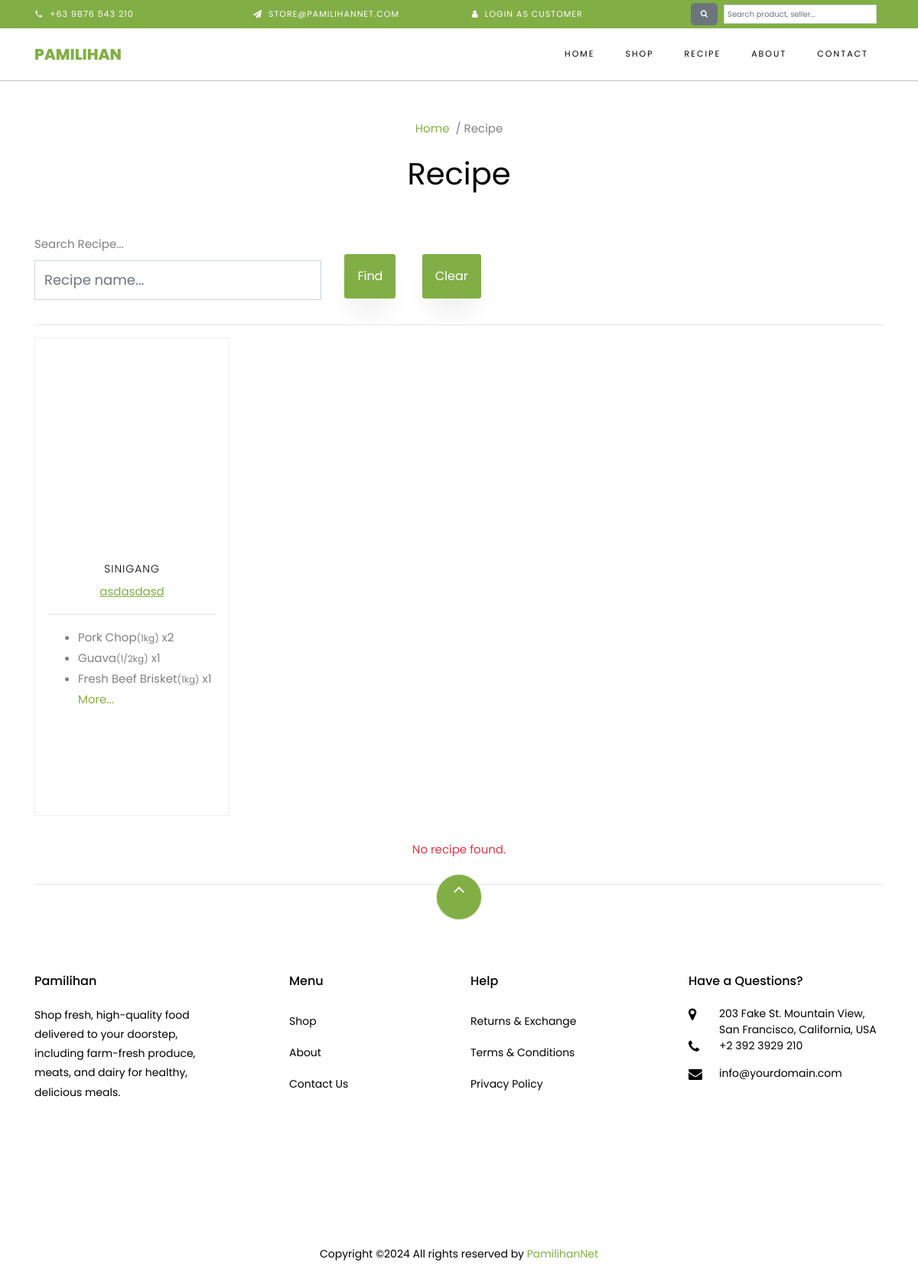
Before: /recipe.php with the older database file.
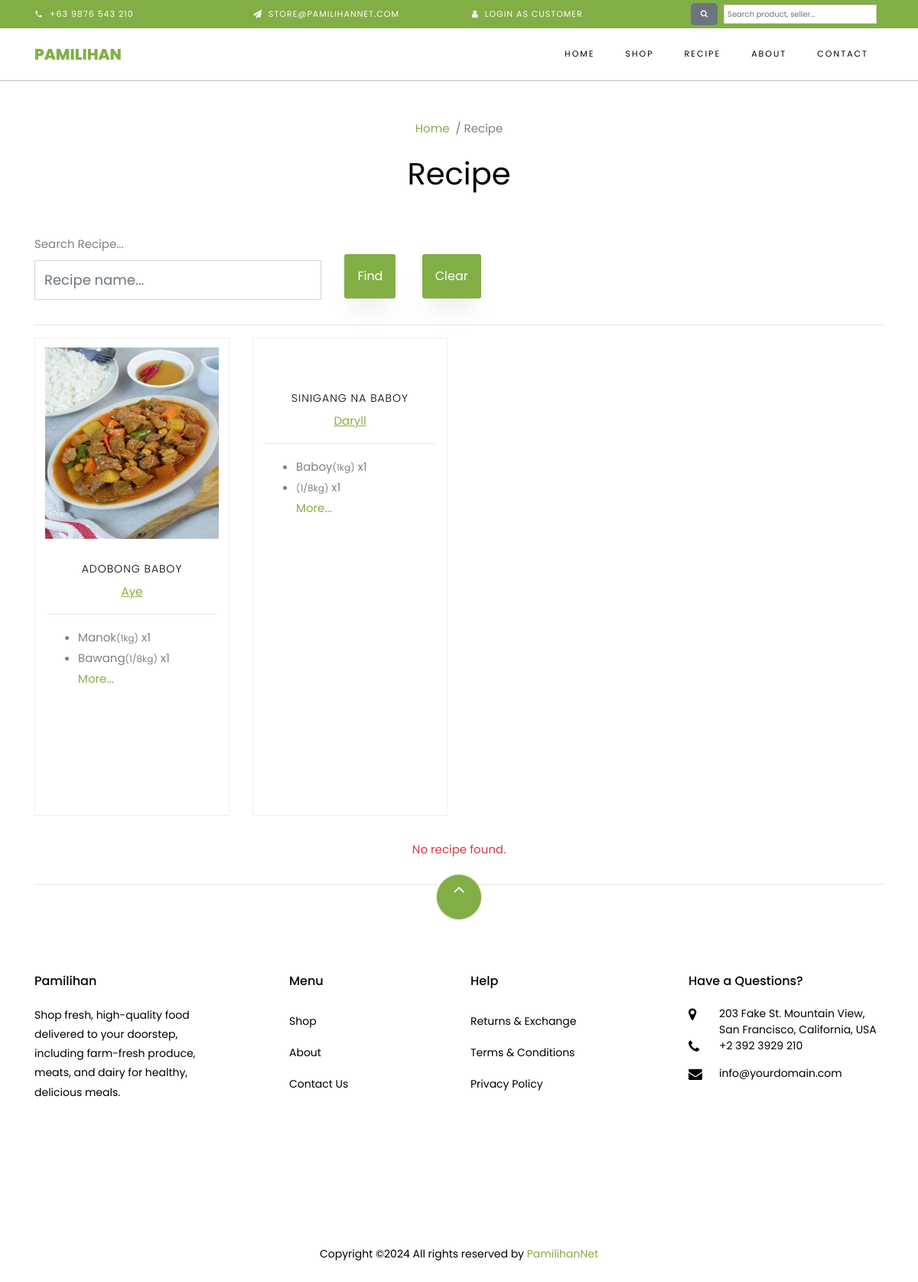
After: the same page with the newer database file.
### tables this page shows
CREATE TABLE `tbl_recipe` (
  `r_id` int(11) NOT NULL,
  `u_id` int(11) NOT NULL,
  `r_name` varchar(255) NOT NULL,
  `r_description` text NOT NULL,
  `r_total_view` varchar(255) NOT NULL,
  `r_featured_photo` varchar(255) NOT NULL,
  `r_is_active` int(11) NOT NULL
);

CREATE TABLE `tbl_seller` (
  `id` int(11) NOT NULL,
  `user_id` int(11) NOT NULL,
  `business_title` varchar(100) NOT NULL,
  `business_name` varchar(200) NOT NULL,
  `business_type` varchar(125) NOT NULL,
  `tin_id` varchar(20) NOT NULL,
  `status` varchar(50) NOT NULL
);

CREATE TABLE `tbl_recipe_product` (
  `id` int(11) NOT NULL,
  `u_id` int(11) NOT NULL COMMENT 'This column is for seller id',
  `r_id` int(11) NOT NULL COMMENT 'This column is for recipe id',
  `p_id` int(11) NOT NULL COMMENT 'This column is for product id',
  `s_id` int(11) NOT NULL COMMENT 'This column is for size id',
  `quantity` int(11) NOT NULL,
  `price` varchar(20) NOT NULL
);

CREATE TABLE `tbl_product` (
  `p_id` int(11) NOT NULL,
  `u_id` int(11) NOT NULL,
  `p_name` varchar(255) NOT NULL,
  `p_retail` varchar(10) NOT NULL,
  `p_wholesale` varchar(10) NOT NULL,
  `p_w_confirm` tinyint(1) NOT NULL,
  `nearly_expiration` int(11) NOT NULL,
  `critical_level` int(11) NOT NULL,
  `stocks_reorder` int(11) NOT NULL,
  `p_old_price` varchar(10) NOT NULL,
  `p_current_price` varchar(10) NOT NULL,
  `p_qty` int(11) NOT NULL,
  `p_featured_photo` varchar(255) NOT NULL,
  `p_description` text NOT NULL,
  `p_short_description` text NOT NULL,
  `p_feature` text NOT NULL,
  `p_condition` text NOT NULL,
  `p_return_policy` text NOT NULL,
  `p_total_view` int(11) NOT NULL,
  `p_is_featured` int(11) NOT NULL,
  `p_is_active` int(11) NOT NULL,
  `ecat_id` int(11) NOT NULL
);

CREATE TABLE `tbl_size` (
  `size_id` int(11) NOT NULL,
  `size_name` varchar(255) NOT NULL,
  `size_value` varchar(20) NOT NULL
);

### system/inc/class.php (called while the page is built, shortened)
<?php
class CustomizeClass{
    public function fetchData($conn, $query, $param = []){
        try{
            $q = $conn->prepare($query);
            if(!empty($param)){
                foreach($param as $key => $val){
                    $q->bindValue($key, $val, PDO::PARAM_STR);
                }
            }
            $q->execute();
            if($q->rowCount() > 0){
                $res = $q->fetchAll(PDO::FETCH_ASSOC);
                return $res;
            }else{
                return false;
            }
        }catch(PDOException $e){
            return false;
        }
    }
}
?>

### recipe.php (the view, shortened to what this page needs)
<?php include_once('header.php');  ?>
	<div class="container mt-5 mb-5">
        <div class="row no-gutters slider-text align-items-center justify-content-center">
          	<div class="col-md-9 ftco-animate text-center">
          		<p class="breadcrumbs"><span class="mr-2"><a href="index.php">Home</a></span>/ <span>Recipe</span></p>
            	<h1 class="mb-0 bread">Recipe</h1>
          	</div>
        </div>
    </div>
    <section>
    	<div class="container">
    		<div class="container">
				<div class="row align-items-end justify-content-left">
					<form id="searchProduct" method="GET">
						<div class="row">
							<div class="col-md-8">
								<label for="">Search Recipe...</label>
								<div class="form-group">
									<input type="text" name="keyword" class="form-control keyword" placeholder="Recipe name..." value="<?= isset($_GET['keyword']) ? htmlspecialchars($_GET['keyword']) : ''; ?>">
								</div>
							</div>
							<div class="col-md-4">
								<div class="row">
									<div class="col-md-6">
										<div class="form-group">
											<input type="submit" name="filter" value="Find" class="btn btn-primary p-3" style="border-radius: 5% !important;">
										</div>
									</div>
									<div class="col-md-6">
										<div class="form-group">
											<a href="./recipe.php" name="clear" value="Clear" class="btn btn-primary p-3" style="border-radius: 5% !important;">Clear</a>
										</div>
									</div>
								</div>
							</div>
						</div>
					</form>
				</div>
			</div>
			<hr/>
    		<div class="row align-items-end">
			<?php
			$s = "SELECT *, s.business_title
				FROM tbl_recipe r
				LEFT JOIN tbl_seller s ON r.u_id = s.user_id
				WHERE r.r_is_active = 1";
			$params = [];
			$r = $c->fetchData($pdo, $s, $params);
			if ($r) {
				foreach ($r as $row) {
        ?>
        <div class="col-md-5 col-lg-3 ftco-animate">
            <div class="recipe product" style="height: 625px !important;">
                <a href="recipe-single.php?id=<?= $row['r_id']; ?>&type=recipe" class="img-prod">
                    <img class="img-fluid" src="assets/uploads/<?= $row['r_featured_photo']; ?>" style="height: 250px !important; width: 90% !important; margin: 5%;" alt="<?= $row['r_name']; ?>">
                </a>
                <div class="text py-3 pb-4 px-3 justify-content-left">
                    <h3 class="text-center"><a href="#"><?= $row['r_name']; ?></a></h3>
                    <p class="text-center"><a href="#" style="text-decoration: underline;"><?= $row['business_title']; ?></a></p>
                    <hr>
                    <div class="content">
                        <ul>
                            <?php
                            $sql = "SELECT p.p_name, s.size_name, rp.quantity
                                    FROM tbl_recipe_product rp
                                    LEFT JOIN tbl_product p ON rp.p_id = p.p_id
                                    LEFT JOIN tbl_size s ON rp.s_id = s.size_id
                                    WHERE rp.r_id = :pid LIMIT 3";
                            $p1 = [":pid" => $row['r_id']];
                            $r1 = $c->fetchData($pdo, $sql, $p1);
                            if ($r1) {
                                foreach ($r1 as $row1) {
                                    ?>
                                    <li><?= $row1['p_name']; ?><small>(<?= $row1['size_name']; ?>)</small> x<?= $row1['quantity']; ?></li>
                                    <?php
                                }
                                ?>
                                <a href="recipe-single.php?id=<?= $row['r_id']; ?>&type=recipe">More...</a>
                                <?php
                            }
                            ?>
                        </ul>
                    </div>
                    <div class="pricing">
                        <p class="price"><span></span></p><br>
                    </div>
                </div>
            </div>
        </div>
        <?php
    }
}
?>
				<div class="col-md-12">
					<p class="text-danger text-center">No recipe found.</p>
				</div>
    		</div>
    	</div>
    </section>
	<?php include_once('footer.php');?>

### header.php (shortened to what this page needs)
<?php
include_once("system/inc/class.php");
$cur_page = substr($_SERVER["SCRIPT_NAME"],strrpos($_SERVER["SCRIPT_NAME"],"/")+1);
$c = new CustomizeClass();
?>
<!DOCTYPE html>
<html lang="en">
  <head>
    <link rel="stylesheet" href="css/open-iconic-bootstrap.min.css">
    <link rel="stylesheet" href="css/select2.min.css">
    <link rel="stylesheet" href="css/animate.css">
    <link rel="stylesheet" href="css/owl.carousel.min.css">
    <link rel="stylesheet" href="css/owl.theme.default.min.css">
    <link rel="stylesheet" href="css/magnific-popup.css">
    <link rel="stylesheet" href="css/aos.css">
    <link rel="stylesheet" href="css/ionicons.min.css">
    <link rel="stylesheet" href="css/bootstrap-datepicker.css">
    <link rel="stylesheet" href="css/jquery.timepicker.css">
    <link rel="stylesheet" href="css/flaticon.css">
    <link rel="stylesheet" href="css/icomoon.css">
    <link rel="stylesheet" href="css/style.css">
    <link rel="stylesheet" href="css/message.css">
  </head>
  <body class="goto-here">
      <div class="py-1 bg-primary">
    	<div class="container">
    		<div class="row no-gutters d-flex align-items-start align-items-center px-md-0">
	    		<div class="col-lg-12 d-block">
		    		<div class="row d-flex">
		    			<div class="col-md pr-4 d-flex topper align-items-center">
					    	<div class="icon mr-2 d-flex justify-content-center align-items-center"><span class="icon-phone2"></span></div>
						    <span class="text">+63 9876 543 210</span>
					    </div>
					    <div class="col-md pr-4 d-flex topper align-items-center">
					    	<div class="icon mr-2 d-flex justify-content-center align-items-center"><span class="icon-paper-plane"></span></div>
						    <span class="text">store@pamilihannet.com</span>
					    </div>
					    <div class="col-md pr-4 d-flex topper align-items-center">
						    <?php
                            if(!isset($_SESSION['customer'])){
                                ?>
                                <div class="icon mr-2 d-flex justify-content-right align-items-center"><span class="icon-user"></span></div>
						                    <span class="text"><a href="login.php" class="text-white">Login as Customer</a></span>
                                <?php
                            }
                            ?>
					    </div>
              <form id="searchProductSeller">
                  <div class="col-md pr-4 d-flex topper align-items-center">
                      <div class="button">
                          <div class="icon mr-2 d-flex justify-content-center align-items center"><button type="submit" class="btn btn-secondary" style="font-size: 10px !important; border-radius: 5px;"><span class="icon-search"></span></button></div>
                      </div>
                      <input type="text" class="form-control px-1 py-1" name="keyword" id="keyword" maxlength="255" required style="height: 25px !important; font-size: 10px !important; width: 200px;" placeholder="Search product, seller...">
                  </div>
              </form>
				    </div>
			    </div>
		    </div>
		  </div>
      </div>
      <nav class="navbar navbar-expand-lg navbar-dark ftco_navbar bg-dark ftco-navbar-light" id="ftco-navbar" style="border-bottom: 0.5px solid silver;">
	    <div class="container">
	      <a class="navbar-brand" href="./">Pamilihan</a>
	      <div class="collapse navbar-collapse" id="ftco-nav">
	        <ul class="navbar-nav ml-auto">
	          <li class="nav-item <?php if($cur_page == "index.php"){ echo "active"; }?>"><a href="index.php" class="nav-link">Home</a></li>
			      <li class="nav-item <?php if($cur_page == "shop.php" || $cur_page == "product-singe.php"){ echo "active"; }?>"><a href="shop.php" class="nav-link">Shop</a></li>
            <li class="nav-item <?php if($cur_page == "recipe.php" || $cur_page == "recipe-singe.php"){ echo "active"; }?>"><a href="recipe.php" class="nav-link">Recipe</a></li>
	          <li class="nav-item <?php if($cur_page == "about.php"){ echo "active"; }?>"><a href="about.php" class="nav-link">About</a></li>
	          <li class="nav-item <?php if($cur_page == "contact.php"){ echo "active"; }?>"><a href="contact.php" class="nav-link">Contact</a></li>
	        </ul>
	      </div>
	    </div>
	  </nav>

### footer.php (shortened to what this page needs)
    <footer class="ftco-footer ftco-section">
      <div class="container">
      	<div class="row">
      		<div class="mouse">
						<a href="#" class="mouse-icon">
							<div class="mouse-wheel"><span class="ion-ios-arrow-up"></span></div>
						</a>
					</div>
      	</div>
        <div class="row mb-5">
          <div class="col-md">
            <div class="ftco-footer-widget mb-4">
              <h2 class="ftco-heading-2">Pamilihan</h2>
              <p>Shop fresh, high-quality food delivered to your doorstep, including farm-fresh produce, meats, and dairy for healthy, delicious meals.</p>
              <ul class="ftco-footer-social list-unstyled float-md-left float-lft mt-5">
              </ul>
            </div>
          </div>
          <div class="col-md">
            <div class="ftco-footer-widget mb-4 ml-md-5">
              <h2 class="ftco-heading-2">Menu</h2>
              <ul class="list-unstyled">
                <li><a href="shop.php" class="py-2 d-block">Shop</a></li>
                <li><a href="about.php" class="py-2 d-block">About</a></li>
                <li><a href="contact.php" class="py-2 d-block">Contact Us</a></li>
              </ul>
            </div>
          </div>
          <div class="col-md">
             <div class="ftco-footer-widget mb-4">
              <h2 class="ftco-heading-2">Help</h2>
              <div class="d-flex">
	              <ul class="list-unstyled mr-l-5 pr-l-3 mr-4">
	                <li><a href="#" class="py-2 d-block">Returns &amp; Exchange</a></li>
	                <li><a href="#" class="py-2 d-block">Terms &amp; Conditions</a></li>
	                <li><a href="#" class="py-2 d-block">Privacy Policy</a></li>
	              </ul>
	            </div>
            </div>
          </div>
          <div class="col-md">
            <div class="ftco-footer-widget mb-4">
            	<h2 class="ftco-heading-2">Have a Questions?</h2>
            	<div class="block-23 mb-3">
	              <ul>
	                <li><span class="icon icon-map-marker"></span><span class="text">203 Fake St. Mountain View, San Francisco, California, USA</span></li>
	                <li><a href="#"><span class="icon icon-phone"></span><span class="text">+2 392 3929 210</span></a></li>
	                <li><a href="#"><span class="icon icon-envelope"></span><span class="text">info@yourdomain.com</span></a></li>
	              </ul>
	            </div>
            </div>
          </div>
        </div>
        <div class="row">
          <div class="col-md-12 text-center">
						  Copyright &copy;2024  All rights reserved by <a href="./">PamilihanNet</a>
          </div>
        </div>
      </div>
    </footer>
</body>
</html>

### css/icomoon.css (style rules this page uses)
[class^="icon-"], [class*=" icon-"] { font-family: 'icomoon' !important; speak: none; font-style: normal; font-weight: normal; font-variant: normal; text-transform: none; line-height: 1; -webkit-font-smoothing: antialiased; -moz-osx-font-smoothing: grayscale; }
.icon-search:before { content: "\f002"; }
.icon-user:before { content: "\f007"; }
.icon-map-marker:before { content: "\f041"; }
.icon-phone:before { content: "\f095"; }
.icon-envelope:before { content: "\f0e0"; }
.icon-paper-plane:before { content: "\f1d8"; }
.icon-phone2:before { content: "\e0cd"; }

Changed rows visible on the page:
removed tbl_recipe: r_name "SINIGANG", tbl_seller.business_title "asdasdasd"
removed tbl_recipe_product: p.p_name "Pork Chop", tbl_size.size_name "1kg", quantity "2", shown under "SINIGANG"
removed tbl_recipe_product: p.p_name "Guava", tbl_size.size_name "1/2kg", quantity "1", shown under "SINIGANG"
removed tbl_recipe_product: p.p_name "Fresh Beef Brisket", tbl_size.size_name "1kg", quantity "1", shown under "SINIGANG"
added tbl_recipe: r_featured_photo (picture), r_name "ADOBONG BABOY", tbl_seller.business_title "Aye"
added tbl_recipe_product: p.p_name "Manok", tbl_size.size_name "1kg", quantity "1", shown under "ADOBONG BABOY"
added tbl_recipe_product: p.p_name "Bawang", tbl_size.size_name "1/8kg", quantity "1", shown under "ADOBONG BABOY"
added tbl_recipe: r_name "SINIGANG NA BABOY", tbl_seller.business_title "Daryll"
added tbl_recipe_product: p.p_name "Baboy", tbl_size.size_name "1kg", quantity "1", shown under "SINIGANG NA BABOY"
added tbl_recipe_product: tbl_size.size_name "1/8kg", quantity "1", shown under "SINIGANG NA BABOY"
